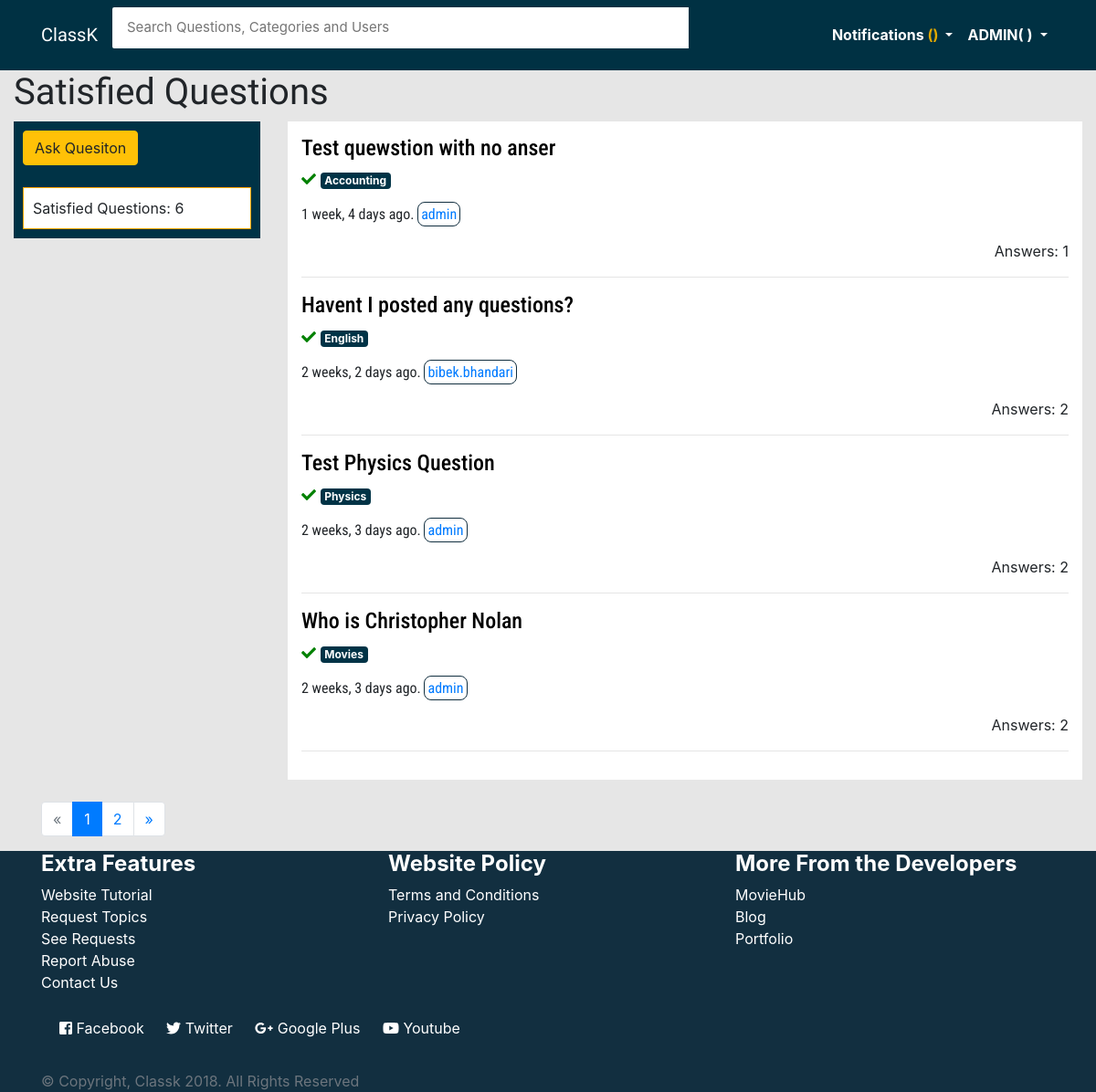
The app's page /satisfied/answers/all/ (signed in) with its own data.
### main/models.py (models this page shows, shortened)
class Question(models.Model):
    user = models.ForeignKey(User, on_delete=models.CASCADE)
    title = models.CharField(max_length=150, default='Short title of your problem')
    description = models.TextField(max_length=3000)
    slug = models.SlugField(max_length=140, unique=True)
    date = models.DateTimeField(null=True, default=timezone.now())
    category = models.ForeignKey(Category, null=True, default=None)
    satisfied = models.BooleanField(default=False)
    viewed = models.IntegerField(default=0)

class Category(models.Model):
    category = models.CharField(max_length=50)
    def __str__(self):
        return self.category

### main/views.py (the view)
# urls.py: url(r'^satisfied/answers/all/$', views.all_satisfied, name='all_satisfied'),
def all_satisfied(request):
    questions = Question.objects.filter(satisfied=True)
    results = Question.objects.annotate(num_answers=Count('answer')).order_by("-date")
    all_satisfied = results.filter(satisfied=True)
    count_of_sa = all_satisfied.count()
    title = "Satisfied Questions"
    page = request.GET.get('page', 1)
    paginator = Paginator(all_satisfied,4)
    try:
        all_satisfied = paginator.page(page)
    except PageNotAnInteger:
        all_satisfied = paginator.page(1)
    except EmptyPage:
        all_satisfied = paginator.page(paginator.num_pages)
    context = {
        'questions': questions,
        'results':results,
        'all_satisfied':all_satisfied,
        'count_of_sa':count_of_sa,
        'title':title,
    }
    return render(request, 'main/all-answered.html', context)

### main/templates/main/all-answered.html (shortened to what this page needs)
{% extends 'main/base.html' %}
{% block content %}
<div class="container-fluid">
    <h1 class="text-left" id="brand"> {{ title }}</h1>
    <div class="row">
        <div class="col-md-3 col-sm-12">
            <div id="qtns1">
                {% if not user.is_authenticated %}
                <a href="{% url 'accounts:login' %}?next={% url 'main:ask-question' %}" class="btn btn-md btn-info">Ask Question</a>
                <br>
                <br> {% else %}
                <a href="{% url 'main:ask-question' %}" class="btn btn-md btn-warning">Ask Quesiton</a>
                <br>
                <br> {% endif %}
                <div class="qtns2">
                    {{ title }}: {{count_of_sa}}
                </div>
            </div>
        </div>
        <div class="col-md-9 col-sm-12">
            <div id="qtns">
                {% for q in all_satisfied %}
                <a href="{% url 'main:details' q.slug %}" id="questions">
                    <h4 id="titleq">{{ q.title }}</h4>
                    {% if q.satisfied %}
                    <i data-toggle="tooltip" data-placement="top" title="Marked Satisfied by the owner of the question." class="fas fa-check"
                        style="color:green;"></i>
                    {% else %}
                    <i>No results yet</i>
                    {% endif %}
                </a>
                <a href="{% url 'main:filter' q.category %}">
                    <p class="badge" style="background:#003346; color:white;">{{ q.category }}</p>
                </a>
                <p id="titleq">{{ q.date |timesince }} ago.
                    <a href="{% url 'accounts:profile' q.user %}" id="questions-user-link">{{ q.user }}</a>
                </p>
                <div class="text-right">
                    <p>Answers: {{q.num_answers}}</p>
                </div>
                <hr> {% endfor %}
            </div>
        </div>
    </div>
</div>
<br>
<div class="container">
    <div class="text-right">
        <nav aria-label='pagination'>
            {% if all_satisfied.has_other_pages %}
            <ul class="pagination">
                {% if all_satisfied.has_previous %}
                <li class="page-item">
                    <a class="page-link" href="?page={{ all_satisfied.previous_page_number }}">&laquo;</a>
                </li>
                {% else %}
                <li class="page-item disabled">
                    <span class="page-link">&laquo;</span>
                </li>
                {% endif %} {% for i in all_satisfied.paginator.page_range %} {% if all_satisfied.number == i %}
                <li class=" page-item active">
                    <span class="page-link">{{ i }}
                    </span>
                </li>
                {% else %}
                <li class="page-item">
                    <a class="page-link" href="?page={{ i }}">{{ i }}</a>
                </li>
                {% endif %} {% endfor %} {% if all_satisfied.has_next %}
                <li class="page-item">
                    <a class="page-link" href="?page={{ all_satisfied.next_page_number }}">&raquo;</a>
                </li>
                {% else %}
                <li class=" page-item disabled">
                    <span class="page-link">&raquo;</span>
                </li>
                {% endif %}
            </ul>
        </nav>
    </div>
</div>
{% endif %} {% endblock %}

### main/templates/main/base.html (shortened to what this page needs)
<html lang="en">
<head>
    <link href="https://maxcdn.bootstrapcdn.com/bootstrap/4.0.0/css/bootstrap.min.css" rel="stylesheet"
> {% load staticfiles %}
    <link rel="stylesheet" href="{% static 'css/main.css' %}">
    <link href="https://maxcdn.bootstrapcdn.com/font-awesome/4.7.0/css/font-awesome.min.css" rel="stylesheet"
>
</head>
<body>
    <header>
        <nav class="navbar navbar-expand-lg navbar-light" style="background-color:#003143;">
            <div class="container">
                <a class="navbar-brand text-white" href="{% url 'main:home' %}" id="brand">ClassK</span>
                </a>
                <div class="collapse navbar-collapse" id="navbarNav">
                    <div class="bam-navbar-search smallsearch col-sm-8 col-xs-11">
                        <form action="{% url 'main:home' %}" method="get" class="row">
                            <input class="bam-navbar-input col-md-11" type="search" placeholder="Search Questions, Categories and Users" name="q" , value="">
                        </form>
                    </div>
                    <ul class="nav navbar-nav ml-auto w-100 justify-content-end" id="item">
                        {% if user.is_authenticated %}
                        <li class="nav-item dropdown">
                            <a class="nav-link dropdown-toggle" href="#" id="navbarDropdownMenuLink" data-toggle="dropdown" aria-haspopup="true" aria-expanded="false"
                                style="color:white;">
                                <strong>Notifications
                                    <span style="color:#E0A800;">({{ notif_counts }})</span>
                                </strong>
                            </a>
                        </li>
                        <li class="nav-item dropdown">
                            <a class="nav-link dropdown-toggle" href="#" id="navbarDropdownMenuLink" data-toggle="dropdown" aria-haspopup="true" aria-expanded="false"
                                style="color:white;">
                                <strong> {{ user.username|upper }}( {{ score }} )</strong>
                            </a>
                        </li>
                        {% endif %}
                    </ul>
                </div>
            </div>
        </nav>
    </header>
    {% block content %} {% endblock %}
    <footer class="footer">
        <div class="container" id="contents-footer">
            <div class="row">
                <div class="col-md-4">
                    <h4>
                        <strong>Extra Features</strong>
                    </h4>
                    <ul class="list-contents">
                        <a href="{% url 'main:tutorial' %}">
                            <li>Website Tutorial</li>
                        </a>
                        <a href="{% url 'main:request_topic' %}">
                            <li>Request Topics</li>
                        </a>
                        <a href="{% url 'main:display_request' %}">
                            <li>See Requests</li>
                        </a>
                        <a href="#">
                            <li>Report Abuse</li>
                        </a>
                        <a href="{% url 'main:contact' %}">
                            <li> Contact Us</li>
                        </a>
                    </ul>
                </div>
                <div class="col-md-4">
                    <h4>
                        <strong>Website Policy</strong>
                    </h4>
                    <ul class="list-contents">
                        <a href="#">
                            <li>Terms and Conditions</li>
                        </a>
                        <a href="#">
                            <li>Privacy Policy</li>
                        </a>
                    </ul>
                </div>
                <div class="col-md-4">
                    <h4>
                        <strong>More From the Developers</strong>
                    </h4>
                    <ul class="list-contents">
                        <a href="#">
                            <li>MovieHub</li>
                        </a>
                        <a href="#">
                            <li>Blog</li>
                        </a>
                        <a href="#">
                            <li>Portfolio</li>
                        </a>
                    </ul>
                </div>
            </div>
            <div class="social-media-links">
                <a href="https://www.facebook.com/whysoserious13" target="_blank"> <i class="fab fa-facebook-square"></i> Facebook</a>
                <a href="https://twitter.com/techinov22" target="_blank"> <i class="fab fa-twitter"></i>  Twitter</a>
                <a href="https://plus.google.com/u/0/113475651357673842065" target="_blank"> <i class="fab fa-google-plus-g"></i>  Google Plus</a>
                <a href="https://www.youtube.com/c/onthir" target="_blank"> <i class="fab fa-youtube"></i>  Youtube</a>
            </div>
             <br>
            <span class="text-muted text-center">&copy; Copyright, Classk 2018. All Rights Reserved</span>
        </div>
    </footer>
</body>
</html>

### account/static/css/main.css (style rules this page uses)
body { background: #e6e6e6; }
.bam-navbar-input { padding: 11px 16px; border-radius: 2px 0 0 2px; border: 0 none; outline: 0 none; font-size: 15px; }
#questions { text-decoration: none; color: black; }
#qtns { background-color: white; padding: 15px; }
#qtns1 { background-color: #003346; position: relative; padding: 10px; }
.qtns2 { background: white; border: 1px solid orange; padding: 10px; }
#brand { font-family: 'Francois One', sans-serif; }
#titleq { font-family: 'Roboto Condensed', sans-serif; }
#questions-user-link { text-decoration: none; border: 1px solid #122f40; padding: 3px; border-radius: 8px; }
#contents-footer { color: white; }
.footer { background-color: #122f40; }
.list-contents li { list-style-type: none; }
.list-contents a { text-decoration: none; color: white; }
ul { padding: 0; }
.social-media-links { padding: 10px; }
.social-media-links a { text-decoration: none; color: white; padding: 10px; }

### records on screen
Question: title "Test quewstion with no anser", satisfied True (drawn), category "Accounting", date "1 week, 4 days", user "admin", num_answers "1"
Question: title "Havent I posted any questions?", satisfied True (drawn), category "English", date "2 weeks, 2 days", user "bibek.bhandari", num_answers "2"
Question: title "Test Physics Question", satisfied True (drawn), category "Physics", date "2 weeks, 3 days", user "admin", num_answers "2"
Question: title "Who is Christopher Nolan", satisfied True (drawn), category "Movies", date "2 weeks, 3 days", user "admin", num_answers "2"

### other values on screen
{{ user.username|upper }} "ADMIN"
{{ title }} "Satisfied Questions"
{{ count_of_sa }} "6"
{{ i }} "1"
{{ i }} "2"
